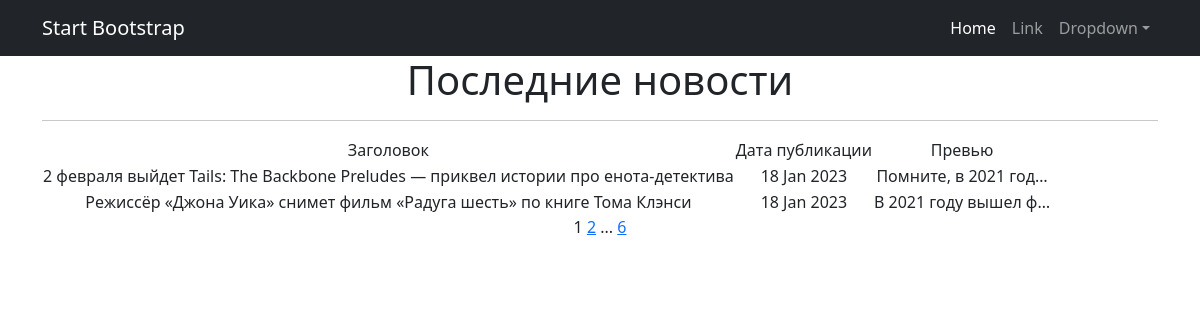
Page /news/ on the committed database.
### news/models.py (models this page shows, shortened)
class Post(models.Model):
    heading = models.CharField(max_length=100)
    text = models.CharField(max_length=1000)
    author = models.ForeignKey(Author, on_delete=models.CASCADE)
    type = models.CharField(max_length=2,
                            choices=TYPES)
    create_time = models.DateTimeField(auto_now_add=True)
    rating = models.IntegerField(default=0)
    category = models.ManyToManyField(Category, through='PostCategory')

### news/views.py (the view)
# urls.py: path('', PostsList.as_view(), name='post_list'),
class PostsList(ListView):
    model = Post
    ordering = '-create_time'
    template_name = 'posts.html'
    context_object_name = 'posts'
    paginate_by = 2

### templates/posts.html (shortened to what this page needs)
{% extends 'flatpages/default.html' %}
{% block content %}
   <h1>Последние новости</h1>
   <hr>
       <table>
           <tr>
               <td>Заголовок</td>
               <td>Дата публикации</td>
               <td>Превью</td>
           </tr>
           {% for post in posts %}
           <tr>
               <td>{{ post.heading }}</td>
               <td>{{ post.create_time|date:'d M Y' }}</td>
               <td>{{ post.text|truncatechars:20 }}</td>
           </tr>
           {% endfor %}
       </table>
   {{ page_obj.number }}
   {% if page_obj.has_next %}
       <a href="?page={{ page_obj.next_page_number }}">{{ page_obj.next_page_number }}</a>
       {% if paginator.num_pages != page_obj.next_page_number %}
           ...
           <a href="?page={{ page_obj.paginator.num_pages }}">{{ page_obj.paginator.num_pages }}</a>
       {% endif %}
   {% endif %}
{% endblock content %}

### rows in the picture
Post: heading "2 февраля выйдет Tails: The Backbone Preludes — приквел истории про енота-детектива", create_time "18 Jan 2023", text "Помните, в 2021 год…"
Post: heading "Режиссёр «Джона Уика» снимет фильм «Радуга шесть» по книге Тома Клэнси", create_time "18 Jan 2023", text "В 2021 году вышел ф…"

### other values in the picture
{{ page_obj.number }} "1"
{{ page_obj.next_page_number }} "2"
{{ page_obj.paginator.num_pages }} "6"
